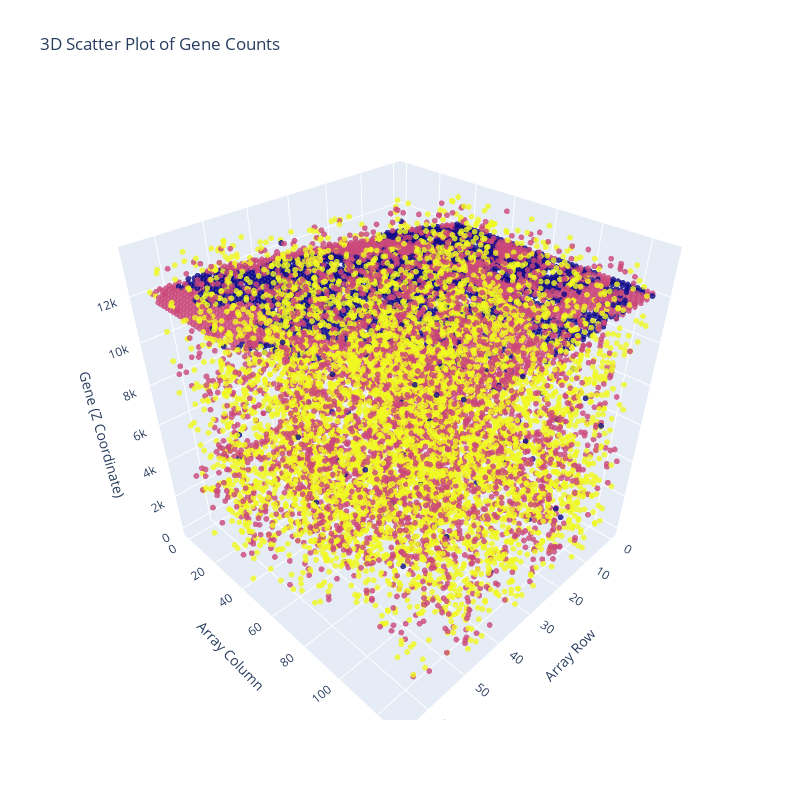

Here is the notebook cell this chart was saved with:
### Code cell
# plot 3d scatter plot of the data only for counts greater than 0
import plotly.graph_objects as go
import plotly.express as px

# grab some random poitnts to visualize
import random

# Filter the melted DataFrame for counts greater than 0
filtered_melted_df = melted_df[melted_df['count'] > 2]

# Randomly sample 100000 points for visualization but keep the points where gene = ENSG00000142515
filtered_melted_df = pd.concat([(filtered_melted_df[filtered_melted_df['gene'] == 'ENSG00000142515']),
    filtered_melted_df[filtered_melted_df['gene'] != 'ENSG00000142515'].sample(n=min(10000, len(filtered_melted_df)), random_state=42)])

# sampled_indices = random.sample(range(len(filtered_melted_df)), min(100000, len(filtered_melted_df)))
# filtered_melted_df = filtered_melted_df.iloc[sampled_indices]

# add number id to the DataFrame with count of 1 as id 1, 2-5 as id 2, 6-40 as id 3,  40+ as id 4
filtered_melted_df['id'] = pd.cut(filtered_melted_df['count'],
                                  bins=[0, 1, 5, 40, float('inf')],
                                  labels=[4, 3, 2, 1],
                                  right=False)


# Create a 3D scatter plot
fig = go.Figure(data=[go.Scatter3d(
    x=filtered_melted_df['array_row'],
    y=filtered_melted_df['array_col'],
    z=filtered_melted_df['z'],
    mode='markers',
    marker=dict(
        size=2,
        color=filtered_melted_df['id'],  # Color by count
        opacity=0.8
    ),
    text=filtered_melted_df['count']  # Hover text
)])
fig.update_layout(
    title='3D Scatter Plot of Gene Counts',
    scene=dict(
        xaxis_title='Array Row',
        yaxis_title='Array Column',
        zaxis_title='Gene (Z Coordinate)'
    ),
    width=800,
    height=800
)
fig.show()

### Figure 1 — Plotly figure (JSON) as saved in the notebook; plotly's stock layout.template omitted (floating-point values rounded to 4 significant figures; data arrays with more than 128 entries replaced by an {"elided": "..."} marker saying what was removed)
{"data": [{"marker": {"color": {"elided": "13447 int values"}, "opacity": 0.8, "size": 2}, "mode": "markers", "text": {"elided": "13447 int values"}, "type": "scatter3d", "x": {"elided": "13447 int values"}, "y": {"elided": "13447 int values"}, "z": {"elided": "13447 int values"}}], "layout": {"height": 800, "scene": {"xaxis": {"title": {"text": "Array Row"}}, "yaxis": {"title": {"text": "Array Column"}}, "zaxis": {"title": {"text": "Gene (Z Coordinate)"}}}, "title": {"text": "3D Scatter Plot of Gene Counts"}, "width": 800}}
